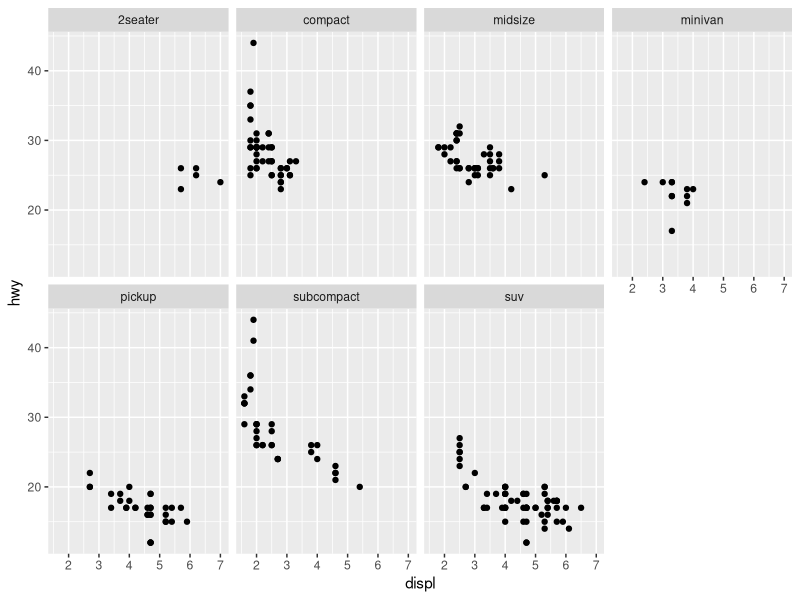
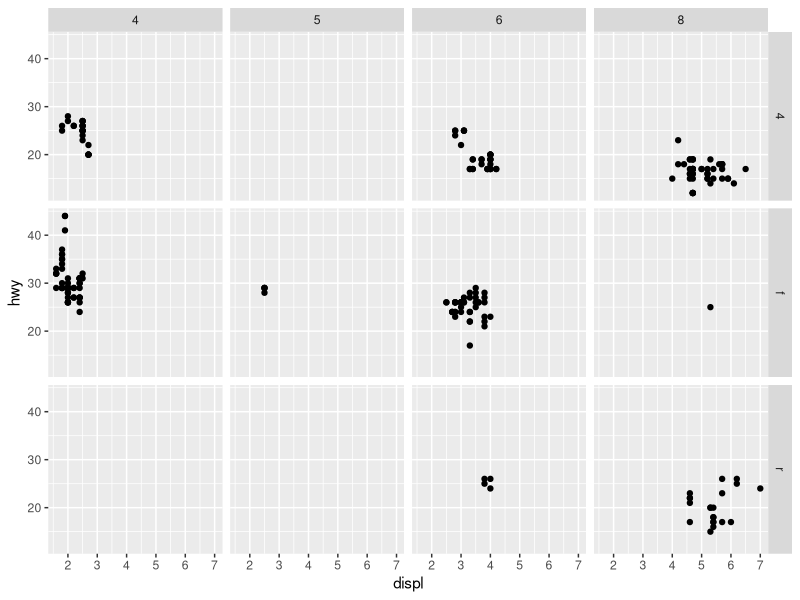
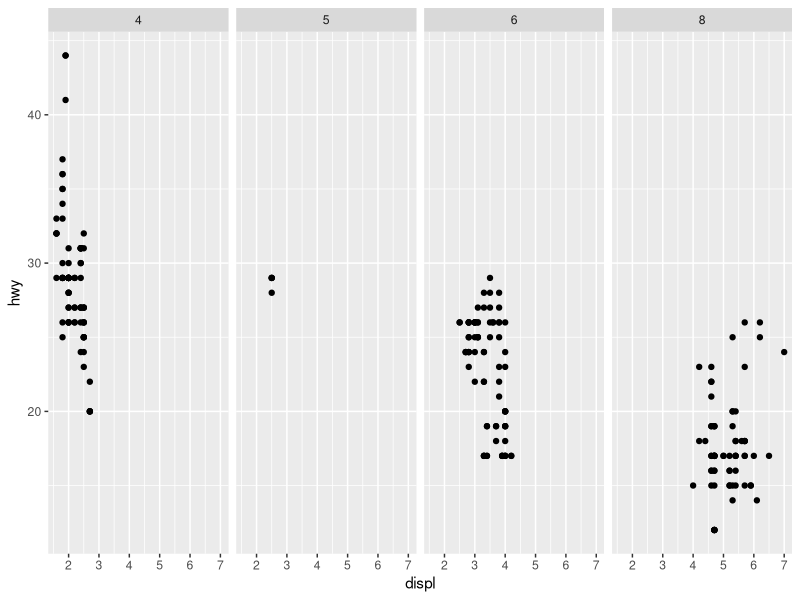
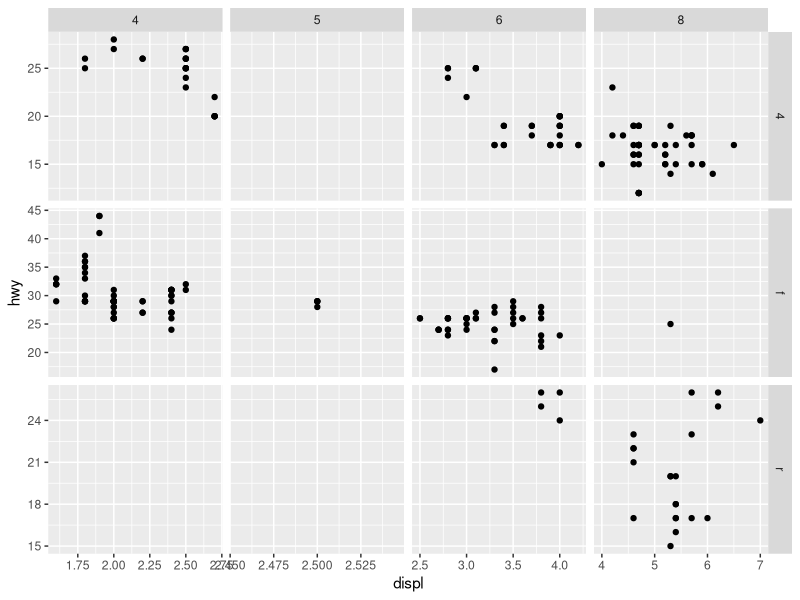
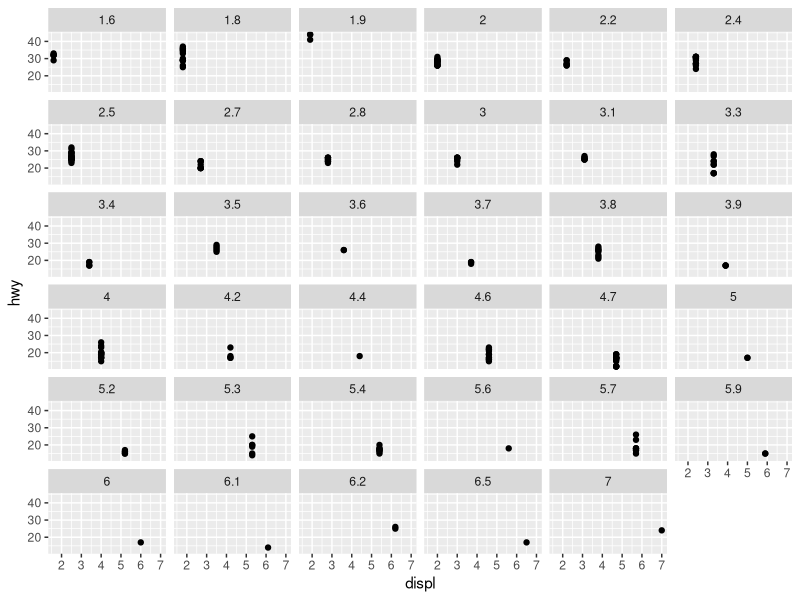
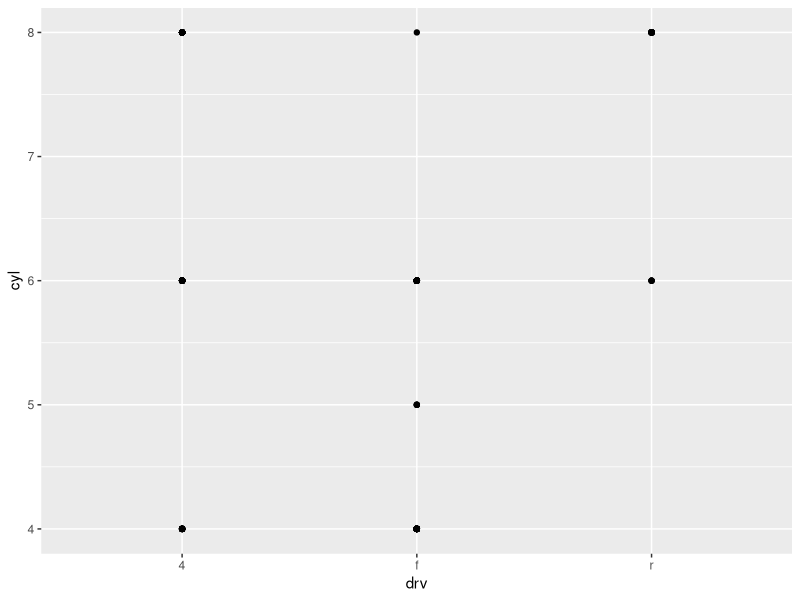
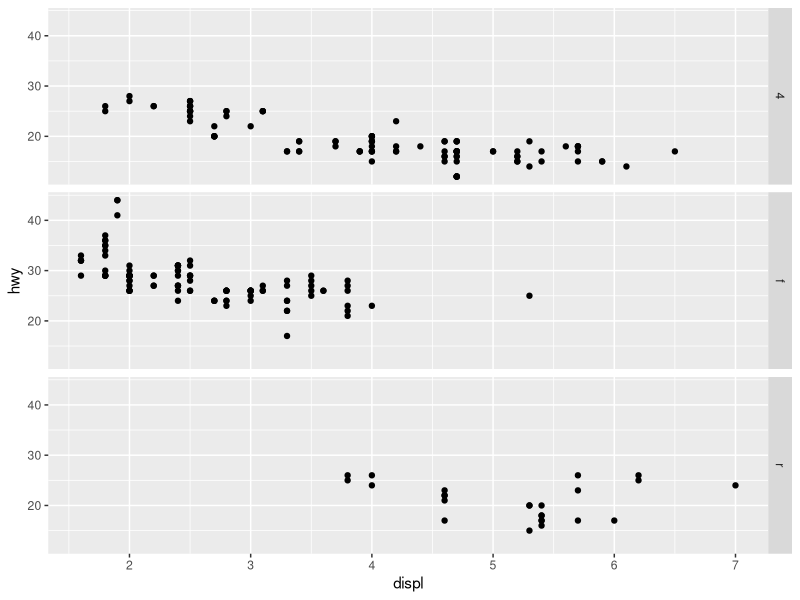
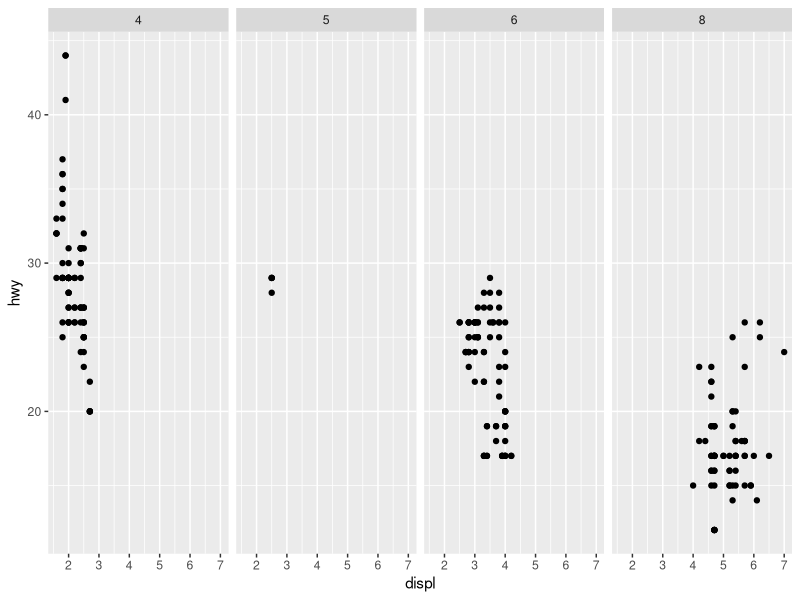

Write the R code that produced these figures, in order. (Note: this script raises an error after producing the figures.)
## ---- chunk 1
knitr::opts_chunk$set(echo = TRUE)
## ---- chunk 2
library(tidyverse)
## ---- chunk 3
ggplot(data = mpg) + 
  geom_point(mapping = aes(x = displ, y = hwy)) + 
  facet_wrap("class", nrow = 2)
## ---- chunk 4
ggplot(data = mpg) + 
  geom_point(mapping = aes(x = displ, y = hwy)) + 
  facet_grid(drv ~ cyl)
## ---- chunk 5
ggplot(data = mpg) + 
  geom_point(mapping = aes(x = displ, y = hwy)) + 
  facet_grid(. ~ cyl)
## ---- chunk 6
ggplot(data = mpg) + 
  geom_point(mapping = aes(x = displ, y = hwy)) + 
  facet_grid(drv ~ cyl, scales = "free")
## ---- chunk 7
mpg
## ---- chunk 8
ggplot(data = mpg) + 
  geom_point(mapping = aes(x = displ, y = hwy)) + 
  facet_wrap(~ displ)
## ---- chunk 9
ggplot(data = mpg) + 
  geom_point(mapping = aes(x = drv, y = cyl))
## ---- chunk 10
ggplot(data = mpg) + 
  geom_point(mapping = aes(x = displ, y = hwy)) +
  facet_grid(drv ~ .)

ggplot(data = mpg) + 
  geom_point(mapping = aes(x = displ, y = hwy)) +
  facet_grid(. ~ cyl)
## ---- chunk 11
ggplot(data = mpg) + 
  geom_point(mapping = aes(x = displ, y = hwy))
## ---- chunk 12
ggplot(data = mpg) + 
  geom_smooth(mapping = aes(x = displ, y = hwy))
## ---- chunk 13
ggplot(data = mpg) + 
  geom_smooth(mapping = aes(x = displ, y = hwy, linetype = drv))
## ---- chunk 14
gg2 <- lsf.str("package:ggplot2")
gg2[grep("^geom", gg2)]
## ---- chunk 15
ggplot(data = mpg) +
  geom_smooth(mapping = aes(x = displ, y = hwy, group = drv))
## ---- chunk 16
ggplot(data = mpg) +
  geom_smooth(
    mapping = aes(x = displ, y = hwy, color = drv),
    show.legend = FALSE
  )
## ---- chunk 17
ggplot(data = mpg) + 
  geom_point(mapping = aes(x = displ, y = hwy)) +
  geom_smooth(mapping = aes(x = displ, y = hwy))
## ---- chunk 18
ggplot(data = mpg, mapping = aes(x = displ, y = hwy)) + 
  geom_point() +
  geom_smooth()
## ---- chunk 19
ggplot(data = mpg, mapping = aes(x = displ, y = hwy)) + 
  geom_point(mapping = aes(color = class)) + 
  geom_smooth()
## ---- chunk 20
ggplot(data = mpg, mapping = aes(x = displ, y = hwy)) + 
  geom_point(mapping = aes(color = class)) + 
  geom_smooth(data = filter(mpg, class == "subcompact"), se = FALSE)
## ---- chunk 21
ggplot(data = mpg, mapping = aes(x = displ, y = hwy, color = drv)) + 
  geom_point() + 
  geom_smooth(se = FALSE)
## ---- chunk 22
ggplot(data = mpg, mapping = aes(x = displ, y = hwy)) + 
  geom_point() + 
  geom_smooth()

ggplot() + 
  geom_point(data = mpg, mapping = aes(x = displ, y = hwy)) + 
  geom_smooth(data = mpg, mapping = aes(x = displ, y = hwy))
## ---- chunk 23
ggplot(data = diamonds) + 
  geom_bar(mapping = aes(x = cut))
## ---- chunk 24
diamonds
## ---- chunk 25
ggplot(data = diamonds) + 
  stat_count(mapping = aes(x = cut))
## ---- chunk 26
diamonds_summarised <- diamonds %>% 
  group_by(cut) %>% 
  summarise(N = n())
diamonds_summarised
## ---- chunk 27
ggplot(data = diamonds_summarised) +
  geom_bar(mapping = aes(x = cut, y = N), stat = "identity")
## ---- chunk 28
ggplot(data = diamonds) + 
  geom_bar(mapping = aes(x = cut, y = ..prop.., group = 1))
## ---- chunk 29
ggplot(data = diamonds) + 
  stat_summary(
    mapping = aes(x = cut, y = depth),
    fun.ymin = min,
    fun.ymax = max,
    fun.y = median
  )
## ---- chunk 30
ggplot(data = diamonds) + 
  stat_summary(
    mapping = aes(x = cut, y = depth),
    fun.data = mean_se
  )
## ---- chunk 31
ggplot(data = diamonds) + 
  stat_count(mapping = aes(x = cut, fill = cut))
## ---- chunk 32
ggplot(data = diamonds) + 
  stat_count(mapping = aes(x = cut, fill = clarity))
## ---- chunk 33
ggplot(data = diamonds) + 
  stat_count(mapping = aes(x = cut, fill = clarity), position = "identity")
## ---- chunk 34
ggplot(data = diamonds) + 
  geom_bar(mapping = aes(x = cut, fill = clarity), position = "fill")
## ---- chunk 35
ggplot(data = diamonds) + 
  geom_bar(mapping = aes(x = cut, fill = clarity), position = "dodge")
## ---- chunk 36
ggplot(data = mpg) +
  geom_point(mapping = aes(x = displ, y = hwy), position = "jitter")
## ---- chunk 37
ggplot(data = mpg, mapping = aes(x = cty, y = hwy)) + 
  geom_point()
## ---- chunk 38
ggplot(data = mpg, mapping = aes(x = class, y = hwy)) + 
  geom_boxplot() +
  coord_flip()
## ---- chunk 39
# install.packages("sp")
# level 0 map data was downloaded from http://www.gadm.org/country
est <- read_rds("data/EST_adm0.rds")
ggplot(est, aes(long, lat, group = group)) +
  geom_polygon(fill = "white", colour = "black")

ggplot(est, aes(long, lat, group = group)) +
  geom_polygon(fill = "white", colour = "black") +
  coord_quickmap()
